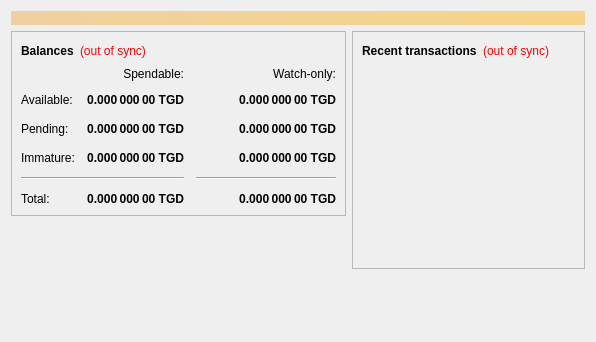
<?xml version="1.0" encoding="UTF-8"?>
<ui version="4.0">
 <class>OverviewPage</class>
 <widget class="QWidget" name="OverviewPage">
  <property name="geometry">
   <rect>
    <x>0</x>
    <y>0</y>
    <width>596</width>
    <height>342</height>
   </rect>
  </property>
  <property name="windowTitle">
   <string>Form</string>
  </property>
  <layout class="QVBoxLayout" name="topLayout">
   <item>
    <widget class="QLabel" name="labelAlerts">
     <property name="visible">
      <bool>false</bool>
     </property>
     <property name="styleSheet">
      <string notr="true">background-color: qlineargradient(x1: 0, y1: 0, x2: 1, y2: 0, stop:0 #F0D0A0, stop:1 #F8D488); color:#000000;</string>
     </property>
     <property name="wordWrap">
      <bool>true</bool>
     </property>
     <property name="margin">
      <number>3</number>
     </property>
    </widget>
   </item>
   <item>
    <layout class="QHBoxLayout" name="horizontalLayout" stretch="1,1">
     <item>
      <layout class="QVBoxLayout" name="verticalLayout_2">
       <item>
        <widget class="QFrame" name="frame">
         <property name="frameShape">
          <enum>QFrame::StyledPanel</enum>
         </property>
         <property name="frameShadow">
          <enum>QFrame::Raised</enum>
         </property>
         <layout class="QVBoxLayout" name="verticalLayout_4">
          <item>
           <layout class="QHBoxLayout" name="horizontalLayout_4">
            <item>
             <widget class="QLabel" name="label_5">
              <property name="font">
               <font>
                <weight>75</weight>
                <bold>true</bold>
               </font>
              </property>
              <property name="text">
               <string>Balances</string>
              </property>
             </widget>
            </item>
            <item>
             <widget class="QLabel" name="labelWalletStatus">
              <property name="cursor">
               <cursorShape>WhatsThisCursor</cursorShape>
              </property>
              <property name="toolTip">
               <string>The displayed information may be out of date. Your wallet automatically synchronizes with the Diamond network after a connection is established, but this process has not completed yet.</string>
              </property>
              <property name="styleSheet">
               <string notr="true">QLabel { color: red; }</string>
              </property>
              <property name="text">
               <string notr="true">(out of sync)</string>
              </property>
              <property name="alignment">
               <set>Qt::AlignLeading|Qt::AlignLeft|Qt::AlignVCenter</set>
              </property>
             </widget>
            </item>
            <item>
             <spacer name="horizontalSpacer_3">
              <property name="orientation">
               <enum>Qt::Horizontal</enum>
              </property>
              <property name="sizeHint" stdset="0">
               <size>
                <width>40</width>
                <height>20</height>
               </size>
              </property>
             </spacer>
            </item>
           </layout>
          </item>
          <item>
           <layout class="QGridLayout" name="gridLayout">
            <property name="spacing">
             <number>12</number>
            </property>
            <item row="2" column="2">
             <widget class="QLabel" name="labelWatchPending">
              <property name="font">
               <font>
                <weight>75</weight>
                <bold>true</bold>
               </font>
              </property>
              <property name="cursor">
               <cursorShape>IBeamCursor</cursorShape>
              </property>
              <property name="toolTip">
               <string>Unconfirmed transactions to watch-only addresses</string>
              </property>
              <property name="text">
               <string notr="true">0.000 000 00 TGD</string>
              </property>
              <property name="alignment">
               <set>Qt::AlignRight|Qt::AlignTrailing|Qt::AlignVCenter</set>
              </property>
              <property name="textInteractionFlags">
               <set>Qt::LinksAccessibleByMouse|Qt::TextSelectableByKeyboard|Qt::TextSelectableByMouse</set>
              </property>
             </widget>
            </item>
            <item row="2" column="1">
             <widget class="QLabel" name="labelUnconfirmed">
              <property name="font">
               <font>
                <weight>75</weight>
                <bold>true</bold>
               </font>
              </property>
              <property name="cursor">
               <cursorShape>IBeamCursor</cursorShape>
              </property>
              <property name="toolTip">
               <string>Total of transactions that have yet to be confirmed, and do not yet count toward the spendable balance</string>
              </property>
              <property name="text">
               <string notr="true">0.000 000 00 TGD</string>
              </property>
              <property name="alignment">
               <set>Qt::AlignRight|Qt::AlignTrailing|Qt::AlignVCenter</set>
              </property>
              <property name="textInteractionFlags">
               <set>Qt::LinksAccessibleByMouse|Qt::TextSelectableByKeyboard|Qt::TextSelectableByMouse</set>
              </property>
             </widget>
            </item>
            <item row="3" column="2">
             <widget class="QLabel" name="labelWatchImmature">
              <property name="font">
               <font>
                <weight>75</weight>
                <bold>true</bold>
               </font>
              </property>
              <property name="cursor">
               <cursorShape>IBeamCursor</cursorShape>
              </property>
              <property name="toolTip">
               <string>Mined balance in watch-only addresses that has not yet matured</string>
              </property>
              <property name="text">
               <string notr="true">0.000 000 00 TGD</string>
              </property>
              <property name="alignment">
               <set>Qt::AlignRight|Qt::AlignTrailing|Qt::AlignVCenter</set>
              </property>
              <property name="textInteractionFlags">
               <set>Qt::LinksAccessibleByMouse|Qt::TextSelectableByKeyboard|Qt::TextSelectableByMouse</set>
              </property>
             </widget>
            </item>
            <item row="4" column="0" colspan="2">
             <widget class="Line" name="line">
              <property name="orientation">
               <enum>Qt::Horizontal</enum>
              </property>
             </widget>
            </item>
            <item row="4" column="2">
             <widget class="Line" name="lineWatchBalance">
              <property name="sizePolicy">
               <sizepolicy hsizetype="Preferred" vsizetype="Fixed">
                <horstretch>0</horstretch>
                <verstretch>0</verstretch>
               </sizepolicy>
              </property>
              <property name="minimumSize">
               <size>
                <width>140</width>
                <height>0</height>
               </size>
              </property>
              <property name="orientation">
               <enum>Qt::Horizontal</enum>
              </property>
             </widget>
            </item>
            <item row="5" column="0">
             <widget class="QLabel" name="labelTotalText">
              <property name="text">
               <string>Total:</string>
              </property>
             </widget>
            </item>
            <item row="3" column="1">
             <widget class="QLabel" name="labelImmature">
              <property name="font">
               <font>
                <weight>75</weight>
                <bold>true</bold>
               </font>
              </property>
              <property name="cursor">
               <cursorShape>IBeamCursor</cursorShape>
              </property>
              <property name="toolTip">
               <string>Mined balance that has not yet matured</string>
              </property>
              <property name="text">
               <string notr="true">0.000 000 00 TGD</string>
              </property>
              <property name="alignment">
               <set>Qt::AlignRight|Qt::AlignTrailing|Qt::AlignVCenter</set>
              </property>
              <property name="textInteractionFlags">
               <set>Qt::LinksAccessibleByMouse|Qt::TextSelectableByKeyboard|Qt::TextSelectableByMouse</set>
              </property>
             </widget>
            </item>
            <item row="2" column="3">
             <spacer name="horizontalSpacer_2">
              <property name="orientation">
               <enum>Qt::Horizontal</enum>
              </property>
              <property name="sizeHint" stdset="0">
               <size>
                <width>40</width>
                <height>20</height>
               </size>
              </property>
             </spacer>
            </item>
            <item row="3" column="0">
             <widget class="QLabel" name="labelImmatureText">
              <property name="text">
               <string>Immature:</string>
              </property>
             </widget>
            </item>
            <item row="5" column="1">
             <widget class="QLabel" name="labelTotal">
              <property name="font">
               <font>
                <weight>75</weight>
                <bold>true</bold>
               </font>
              </property>
              <property name="cursor">
               <cursorShape>IBeamCursor</cursorShape>
              </property>
              <property name="toolTip">
               <string>Your current total balance</string>
              </property>
              <property name="text">
               <string notr="true">0.000 000 00 TGD</string>
              </property>
              <property name="alignment">
               <set>Qt::AlignRight|Qt::AlignTrailing|Qt::AlignVCenter</set>
              </property>
              <property name="textInteractionFlags">
               <set>Qt::LinksAccessibleByMouse|Qt::TextSelectableByKeyboard|Qt::TextSelectableByMouse</set>
              </property>
             </widget>
            </item>
            <item row="5" column="2">
             <widget class="QLabel" name="labelWatchTotal">
              <property name="font">
               <font>
                <weight>75</weight>
                <bold>true</bold>
               </font>
              </property>
              <property name="cursor">
               <cursorShape>IBeamCursor</cursorShape>
              </property>
              <property name="toolTip">
               <string>Current total balance in watch-only addresses</string>
              </property>
              <property name="text">
               <string notr="true">0.000 000 00 TGD</string>
              </property>
              <property name="alignment">
               <set>Qt::AlignRight|Qt::AlignTrailing|Qt::AlignVCenter</set>
              </property>
              <property name="textInteractionFlags">
               <set>Qt::LinksAccessibleByMouse|Qt::TextSelectableByKeyboard|Qt::TextSelectableByMouse</set>
              </property>
             </widget>
            </item>
            <item row="0" column="2">
             <widget class="QLabel" name="labelWatchonly">
              <property name="text">
               <string>Watch-only:</string>
              </property>
              <property name="alignment">
               <set>Qt::AlignRight|Qt::AlignTrailing|Qt::AlignVCenter</set>
              </property>
             </widget>
            </item>
            <item row="1" column="0">
             <widget class="QLabel" name="labelBalanceText">
              <property name="text">
               <string>Available:</string>
              </property>
             </widget>
            </item>
            <item row="1" column="1">
             <widget class="QLabel" name="labelBalance">
              <property name="font">
               <font>
                <weight>75</weight>
                <bold>true</bold>
               </font>
              </property>
              <property name="cursor">
               <cursorShape>IBeamCursor</cursorShape>
              </property>
              <property name="toolTip">
               <string>Your current spendable balance</string>
              </property>
              <property name="text">
               <string notr="true">0.000 000 00 TGD</string>
              </property>
              <property name="alignment">
               <set>Qt::AlignRight|Qt::AlignTrailing|Qt::AlignVCenter</set>
              </property>
              <property name="textInteractionFlags">
               <set>Qt::LinksAccessibleByMouse|Qt::TextSelectableByKeyboard|Qt::TextSelectableByMouse</set>
              </property>
             </widget>
            </item>
            <item row="1" column="2">
             <widget class="QLabel" name="labelWatchAvailable">
              <property name="font">
               <font>
                <weight>75</weight>
                <bold>true</bold>
               </font>
              </property>
              <property name="cursor">
               <cursorShape>IBeamCursor</cursorShape>
              </property>
              <property name="toolTip">
               <string>Your current balance in watch-only addresses</string>
              </property>
              <property name="text">
               <string notr="true">0.000 000 00 TGD</string>
              </property>
              <property name="alignment">
               <set>Qt::AlignRight|Qt::AlignTrailing|Qt::AlignVCenter</set>
              </property>
              <property name="textInteractionFlags">
               <set>Qt::LinksAccessibleByMouse|Qt::TextSelectableByKeyboard|Qt::TextSelectableByMouse</set>
              </property>
             </widget>
            </item>
            <item row="2" column="0">
             <widget class="QLabel" name="labelPendingText">
              <property name="text">
               <string>Pending:</string>
              </property>
             </widget>
            </item>
            <item row="0" column="1">
             <widget class="QLabel" name="labelSpendable">
              <property name="text">
               <string>Spendable:</string>
              </property>
              <property name="alignment">
               <set>Qt::AlignRight|Qt::AlignTrailing|Qt::AlignVCenter</set>
              </property>
             </widget>
            </item>
           </layout>
          </item>
         </layout>
        </widget>
       </item>
       <item>
        <spacer name="verticalSpacer">
         <property name="orientation">
          <enum>Qt::Vertical</enum>
         </property>
         <property name="sizeHint" stdset="0">
          <size>
           <width>20</width>
           <height>40</height>
          </size>
         </property>
        </spacer>
       </item>
      </layout>
     </item>
     <item>
      <layout class="QVBoxLayout" name="verticalLayout_3">
       <item>
        <widget class="QFrame" name="frame_2">
         <property name="frameShape">
          <enum>QFrame::StyledPanel</enum>
         </property>
         <property name="frameShadow">
          <enum>QFrame::Raised</enum>
         </property>
         <layout class="QVBoxLayout" name="verticalLayout">
          <item>
           <layout class="QHBoxLayout" name="horizontalLayout_2">
            <item>
             <widget class="QLabel" name="label_4">
              <property name="font">
               <font>
                <weight>75</weight>
                <bold>true</bold>
               </font>
              </property>
              <property name="text">
               <string>Recent transactions</string>
              </property>
             </widget>
            </item>
            <item>
             <widget class="QLabel" name="labelTransactionsStatus">
              <property name="cursor">
               <cursorShape>WhatsThisCursor</cursorShape>
              </property>
              <property name="toolTip">
               <string>The displayed information may be out of date. Your wallet automatically synchronizes with the Diamond network after a connection is established, but this process has not completed yet.</string>
              </property>
              <property name="styleSheet">
               <string notr="true">QLabel { color: red; }</string>
              </property>
              <property name="text">
               <string notr="true">(out of sync)</string>
              </property>
              <property name="alignment">
               <set>Qt::AlignRight|Qt::AlignTrailing|Qt::AlignVCenter</set>
              </property>
             </widget>
            </item>
            <item>
             <spacer name="horizontalSpacer">
              <property name="orientation">
               <enum>Qt::Horizontal</enum>
              </property>
              <property name="sizeHint" stdset="0">
               <size>
                <width>40</width>
                <height>20</height>
               </size>
              </property>
             </spacer>
            </item>
           </layout>
          </item>
          <item>
           <widget class="QListView" name="listTransactions">
            <property name="styleSheet">
             <string notr="true">QListView { background: transparent; }</string>
            </property>
            <property name="frameShape">
             <enum>QFrame::NoFrame</enum>
            </property>
            <property name="verticalScrollBarPolicy">
             <enum>Qt::ScrollBarAlwaysOff</enum>
            </property>
            <property name="horizontalScrollBarPolicy">
             <enum>Qt::ScrollBarAlwaysOff</enum>
            </property>
            <property name="selectionMode">
             <enum>QAbstractItemView::NoSelection</enum>
            </property>
           </widget>
          </item>
         </layout>
        </widget>
       </item>
       <item>
        <spacer name="verticalSpacer_2">
         <property name="orientation">
          <enum>Qt::Vertical</enum>
         </property>
         <property name="sizeHint" stdset="0">
          <size>
           <width>20</width>
           <height>40</height>
          </size>
         </property>
        </spacer>
       </item>
      </layout>
     </item>
    </layout>
   </item>
  </layout>
 </widget>
 <resources/>
 <connections/>
</ui>
